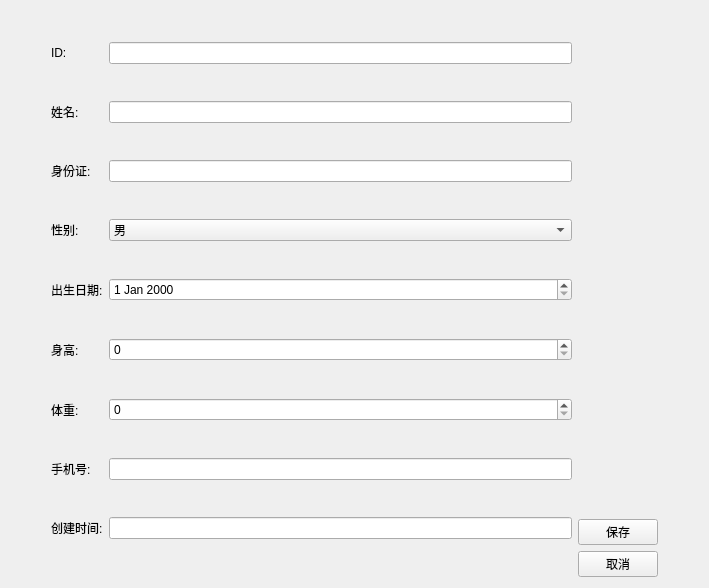
<?xml version="1.0" encoding="UTF-8"?>
<ui version="4.0">
 <class>PatientEditView</class>
 <widget class="QWidget" name="PatientEditView">
  <property name="geometry">
   <rect>
    <x>0</x>
    <y>0</y>
    <width>709</width>
    <height>588</height>
   </rect>
  </property>
  <property name="windowTitle">
   <string>编辑患者信息</string>
  </property>
  <layout class="QHBoxLayout" name="horizontalLayout">
   <item>
    <spacer name="horizontalSpacer">
     <property name="orientation">
      <enum>Qt::Orientation::Horizontal</enum>
     </property>
     <property name="sizeType">
      <enum>QSizePolicy::Policy::Fixed</enum>
     </property>
     <property name="sizeHint" stdset="0">
      <size>
       <width>40</width>
       <height>20</height>
      </size>
     </property>
    </spacer>
   </item>
   <item>
    <layout class="QGridLayout" name="gridLayout">
     <item row="5" column="0">
      <widget class="QLabel" name="label_6">
       <property name="text">
        <string>身高:</string>
       </property>
      </widget>
     </item>
     <item row="6" column="0">
      <widget class="QLabel" name="label_7">
       <property name="text">
        <string>体重:</string>
       </property>
      </widget>
     </item>
     <item row="0" column="0">
      <widget class="QLabel" name="label">
       <property name="text">
        <string>ID:</string>
       </property>
      </widget>
     </item>
     <item row="1" column="0">
      <widget class="QLabel" name="label_2">
       <property name="text">
        <string>姓名:</string>
       </property>
      </widget>
     </item>
     <item row="7" column="0">
      <widget class="QLabel" name="label_8">
       <property name="text">
        <string>手机号:</string>
       </property>
      </widget>
     </item>
     <item row="7" column="1">
      <widget class="QLineEdit" name="dbEditMobile"/>
     </item>
     <item row="3" column="1">
      <widget class="QComboBox" name="dbComboSex">
       <item>
        <property name="text">
         <string>男</string>
        </property>
       </item>
       <item>
        <property name="text">
         <string>女</string>
        </property>
       </item>
       <item>
        <property name="text">
         <string>其他</string>
        </property>
       </item>
      </widget>
     </item>
     <item row="1" column="1">
      <widget class="QLineEdit" name="dbEditName"/>
     </item>
     <item row="4" column="0">
      <widget class="QLabel" name="label_5">
       <property name="text">
        <string>出生日期:</string>
       </property>
      </widget>
     </item>
     <item row="3" column="0">
      <widget class="QLabel" name="label_4">
       <property name="text">
        <string>性别:</string>
       </property>
      </widget>
     </item>
     <item row="6" column="1">
      <widget class="QSpinBox" name="dbSpinWeight"/>
     </item>
     <item row="2" column="1">
      <widget class="QLineEdit" name="dbEditIDCard"/>
     </item>
     <item row="5" column="1">
      <widget class="QSpinBox" name="dbSpinHeight">
       <property name="maximum">
        <number>300</number>
       </property>
      </widget>
     </item>
     <item row="0" column="1">
      <widget class="QLineEdit" name="dbEditID"/>
     </item>
     <item row="2" column="0">
      <widget class="QLabel" name="label_3">
       <property name="text">
        <string>身份证:</string>
       </property>
      </widget>
     </item>
     <item row="4" column="1">
      <widget class="QDateEdit" name="dbDateEditDOB"/>
     </item>
     <item row="8" column="0">
      <widget class="QLabel" name="label_9">
       <property name="text">
        <string>创建时间:</string>
       </property>
      </widget>
     </item>
     <item row="8" column="1">
      <widget class="QLineEdit" name="dbCreatedTimeStamp"/>
     </item>
    </layout>
   </item>
   <item>
    <layout class="QVBoxLayout" name="verticalLayout">
     <item>
      <spacer name="verticalSpacer">
       <property name="orientation">
        <enum>Qt::Orientation::Vertical</enum>
       </property>
       <property name="sizeHint" stdset="0">
        <size>
         <width>20</width>
         <height>40</height>
        </size>
       </property>
      </spacer>
     </item>
     <item>
      <widget class="QPushButton" name="pushButton">
       <property name="text">
        <string>保存</string>
       </property>
      </widget>
     </item>
     <item>
      <widget class="QPushButton" name="pushButton_2">
       <property name="text">
        <string>取消</string>
       </property>
      </widget>
     </item>
    </layout>
   </item>
   <item>
    <spacer name="horizontalSpacer_2">
     <property name="orientation">
      <enum>Qt::Orientation::Horizontal</enum>
     </property>
     <property name="sizeType">
      <enum>QSizePolicy::Policy::Fixed</enum>
     </property>
     <property name="sizeHint" stdset="0">
      <size>
       <width>40</width>
       <height>20</height>
      </size>
     </property>
    </spacer>
   </item>
  </layout>
 </widget>
 <resources/>
 <connections/>
</ui>
